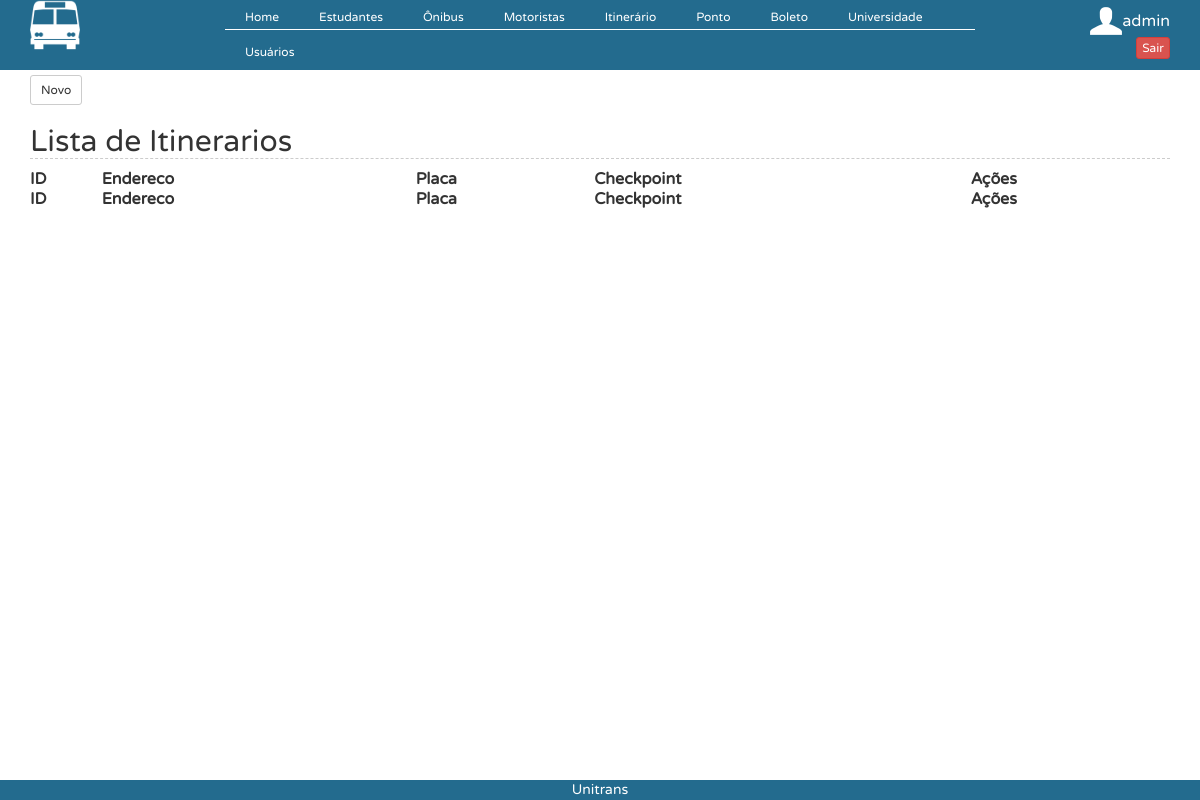
Page /?controller=itinerario&action=index (signed in) on the earlier database version.
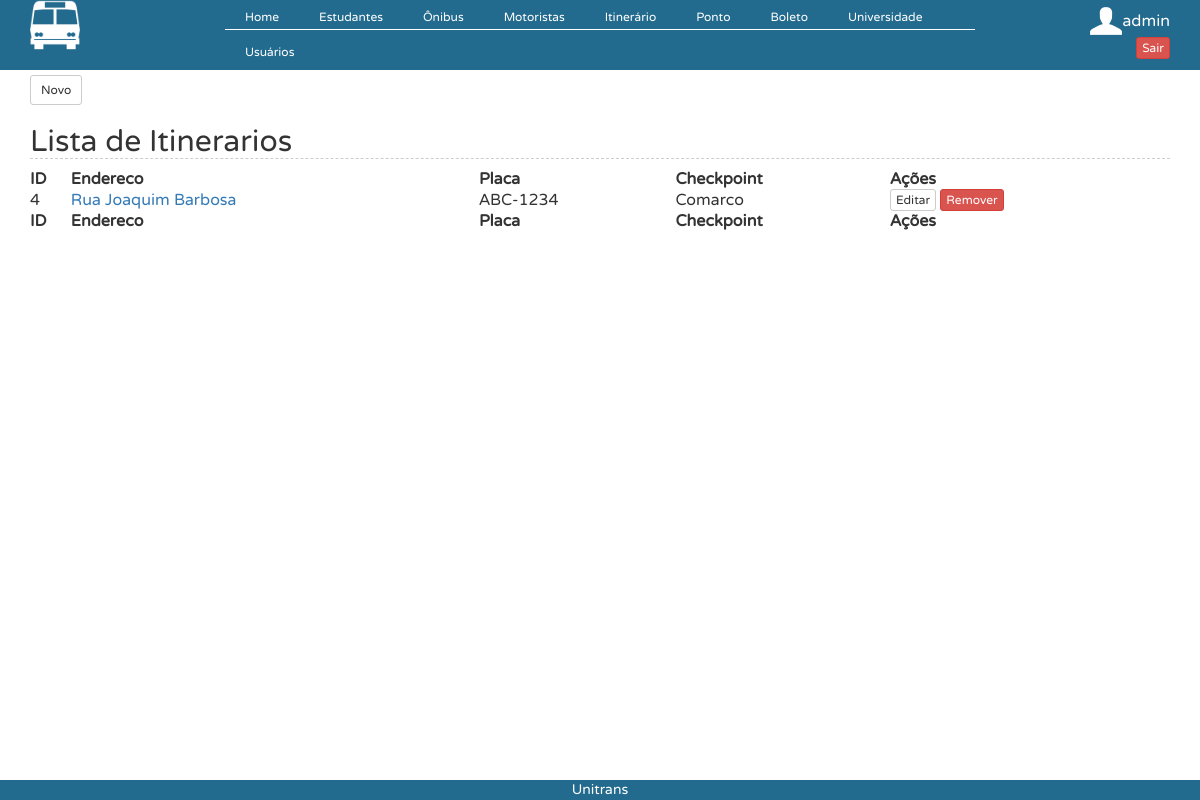
Same page on the later database version.
### tables this page shows
CREATE TABLE `itinerario` (
  `id` int(11) NOT NULL AUTO_INCREMENT,
  `endereco` varchar(45) DEFAULT NULL,
  `placa` varchar(45) DEFAULT NULL,
  `checkpoint` varchar(45) DEFAULT NULL,
  PRIMARY KEY (`id`)
);

### controllers/ItinerarioController.php (called while the page is built, shortened)
<?php
class ItinerarioController {
    public function index() {
        $itinerarios = ItinerarioDAO::all();
        require_once('views/itinerario/index.php');
    }
}
?>

### connection.php (called while the page is built, shortened)
<?php
  class Db {
    private static $instance = NULL;
    public static function getInstance() {
      if (!isset(self::$instance)) {
        $pdo_options[PDO::ATTR_ERRMODE] = PDO::ERRMODE_EXCEPTION;
        self::$instance = new PDO('mysql:host=localhost;dbname=teste', 'root', '123456', $pdo_options);
      }
      return self::$instance;
    }
  }
?>

### models/ItinerarioDAO.php (called while the page is built, shortened)
<?php
require_once 'models/Itinerario.php';
class ItinerarioDAO {
    public static function all() {
        $lista = [];
        $req = Db::getInstance()->query('SELECT * FROM itinerario');
        foreach ($req->fetchAll() as $linha) {
            $itinerario = new Itinerario();
            $itinerario->setId($linha['id']);
            $itinerario->setEndereco($linha["endereco"]);
            $itinerario->setPlaca($linha["placa"]);
            $itinerario->setCheckpoint($linha["checkpoint"]);
            $lista[] = $itinerario;
        }
        return $lista;
    }
}

### models/Itinerario.php (called while the page is built)
<?php
class Itinerario{
    private $id;
    private $endereco;
    private $placa;
    private $checkpoint;
function setId ($id){
        $this->id=$id;
    }
    function getId (){
        return $this->id;
    }
    public function getEndereco() {
        return $this->endereco;
    }
    public function setEndereco($endereco) {
        $this->endereco = $endereco;
    }
    public function getPlaca() {
        return $this->placa;
    }
    public function setPlaca($placa) {
        $this->placa = $placa;
    }
    public function getCheckpoint() {
        return $this->checkpoint;
    }
    public function setCheckpoint($checkpoint) {
        $this->checkpoint = $checkpoint;
    }
}
?>

### views/itinerario/index.php (the view)
<button  onclick="location.href='?controller=itinerario&action=add'" type="button" class="btn btn-default btn-sm" style="margin-top: 5px">
                    Novo
                </button><h2>Lista de Itinerarios</h2>
<table id="example" class="display compact" cellspacing="0" width="100%">
    <thead>
        <tr>
            <th>ID</th>
            <th>Endereco</th>
            <th>Placa</th>
            <th>Checkpoint</th>
            <th>Ações</th>
        </tr>
    </thead>
    <tfoot>
        <tr>
            <th>ID</th>
            <th>Endereco</th>
            <th>Placa</th>
            <th>Checkpoint</th>
            <th>Ações</th>
        </tr>
    </tfoot>
    <tbody>
        <?php foreach ($itinerarios as $itinerario) { ?>
            <tr>
                <td><?php echo $itinerario->getId();?> </td>                <td><a href="?controller=itinerario&action=view&id=<?php echo $itinerario->getId();?>"><?php echo $itinerario->getEndereco(); ?></a></td>
                <td><?php echo $itinerario->getPlaca(); ?></td>
                <td><?php echo $itinerario->getCheckpoint(); ?></td>
                <td><button type="button" onclick="location.href='?controller=itinerario&action=edit&id=<?php echo base64_encode($itinerario->getId());?>';" class="btn btn-default btn-xs">Editar</button>
                    <button type="button" onclick="javascript:remover('?controller=itinerario&action=delete&id=<?php echo base64_encode($itinerario->getId());?>');" class="btn btn-danger btn-xs">Remover</button>
                </td>
            </tr>
        <?php } ?>
    </tbody>
</table>

Differences in the rows shown:
added itinerario: id "4", endereco "Rua Joaquim Barbosa", placa "ABC-1234", checkpoint "Comarco"
